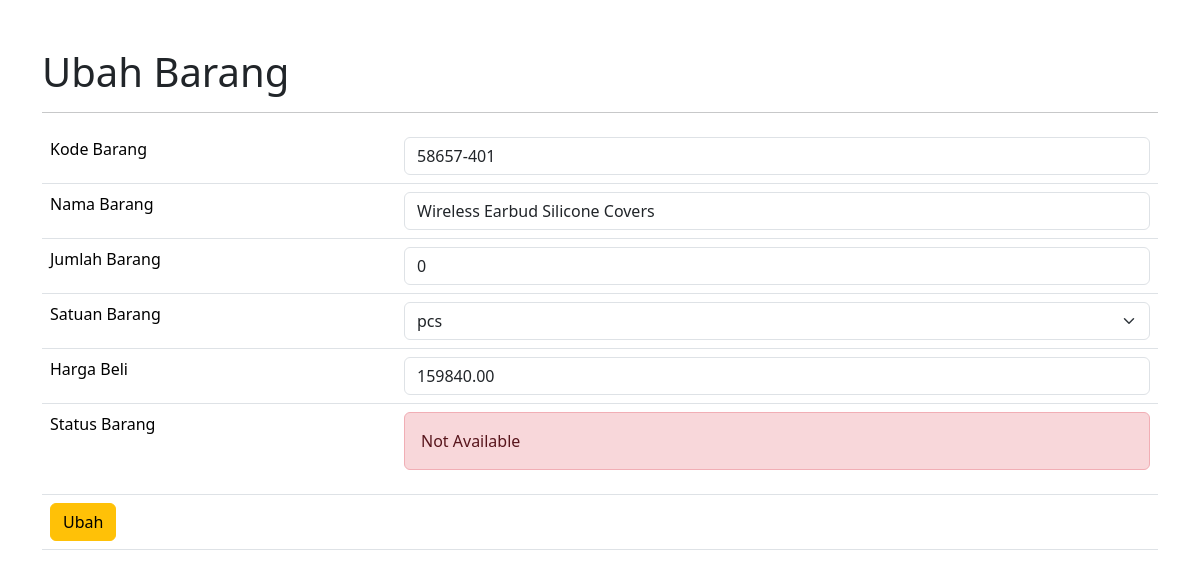
The page /edit_barang.php?id_barang=36 on the database its author committed.
### tables this page shows
CREATE TABLE `tb_inventory` (
  `id_barang` int(11) NOT NULL,
  `kode_barang` varchar(20) NOT NULL,
  `nama_barang` varchar(50) NOT NULL,
  `jumlah_barang` int(11) NOT NULL,
  `satuan_barang` varchar(20) NOT NULL,
  `harga_beli` double(20,2) NOT NULL,
  `status_barang` tinyint(1) NOT NULL
);

### edit_barang.php (the view, shortened to what this page needs)
<?php
require_once "koneksi.php";
$select_sql = "SELECT * FROM tb_inventory WHERE id_barang=$_GET[id_barang]";
$result_select = $conn->query($select_sql);
?>
<!DOCTYPE html>
<html lang="en">
<head>
    <link href="https://cdn.jsdelivr.net/npm/bootstrap@5.3.6/dist/css/bootstrap.min.css" rel="stylesheet">
    <link rel="stylesheet" href="https://cdn.jsdelivr.net/npm/bootstrap-icons@1.13.1/font/bootstrap-icons.min.css">
</head>
<body>
    <?php while($row = $result_select->fetch_assoc()):?>
    <main class="container mt-5">
        <h1>Ubah Barang</h1>
        <hr>
        <form action="proses/proses_edit_barang.php" method="post">
            <table class="table">
                <tr>
                    <td>Kode Barang</td>
                    <td>
                        <input value="<?= $row['kode_barang'];?>" name="kode_barang" class="form-control" required type="text">
                    </td>
                </tr>
                <tr>
                    <td>Nama Barang</td>
                    <td>
                        <input value="<?= $row['nama_barang'];?>" name="nama_barang" class="form-control" required type="text">
                    </td>
                </tr>
                <tr>
                    <td>Jumlah Barang</td>
                    <td><input value="<?= $row['jumlah_barang'];?>" name="jumlah_barang" class="form-control" required type="number"></td>
                </tr>
                <tr>
                    <td>Satuan Barang</td>
                    <td>
                        <select class="form-select" name="satuan_barang">
                            <option value="pcs" <?= $row['satuan_barang']=='pcs'? 'selected' : ''?>>pcs</option>
                        </select>
                    </td>
                </tr>
                <tr>
                    <td>Harga Beli</td>
                    <td><input value="<?= $row['harga_beli'];?>" name="harga_beli" class="form-control" required type="number" step="0.01"></td>
                </tr>
                <tr>
                    <td>Status Barang</td>
                    <td>
                        <?php if($row['status_barang'] < 1):?>
                            <p class="alert alert-danger">Not Available</p>
                        <?php else:?>
                            <p class="alert alert-info">Available</p>
                        <?php endif;?>
                    </td>
                </tr>
                <tr>
                    <td colspan="2">
                        <input class="btn btn-warning" type="submit" value="Ubah">
                    </td>
                </tr>
            </table>
        </form>
    </main>
    <?php endwhile;?>
</body>
</html>

### rows shown on the page
tb_inventory: kode_barang "58657-401", nama_barang "Wireless Earbud Silicone Covers", jumlah_barang "0", satuan_barang "pcs", harga_beli "159840.00", status_barang "Not Available"
